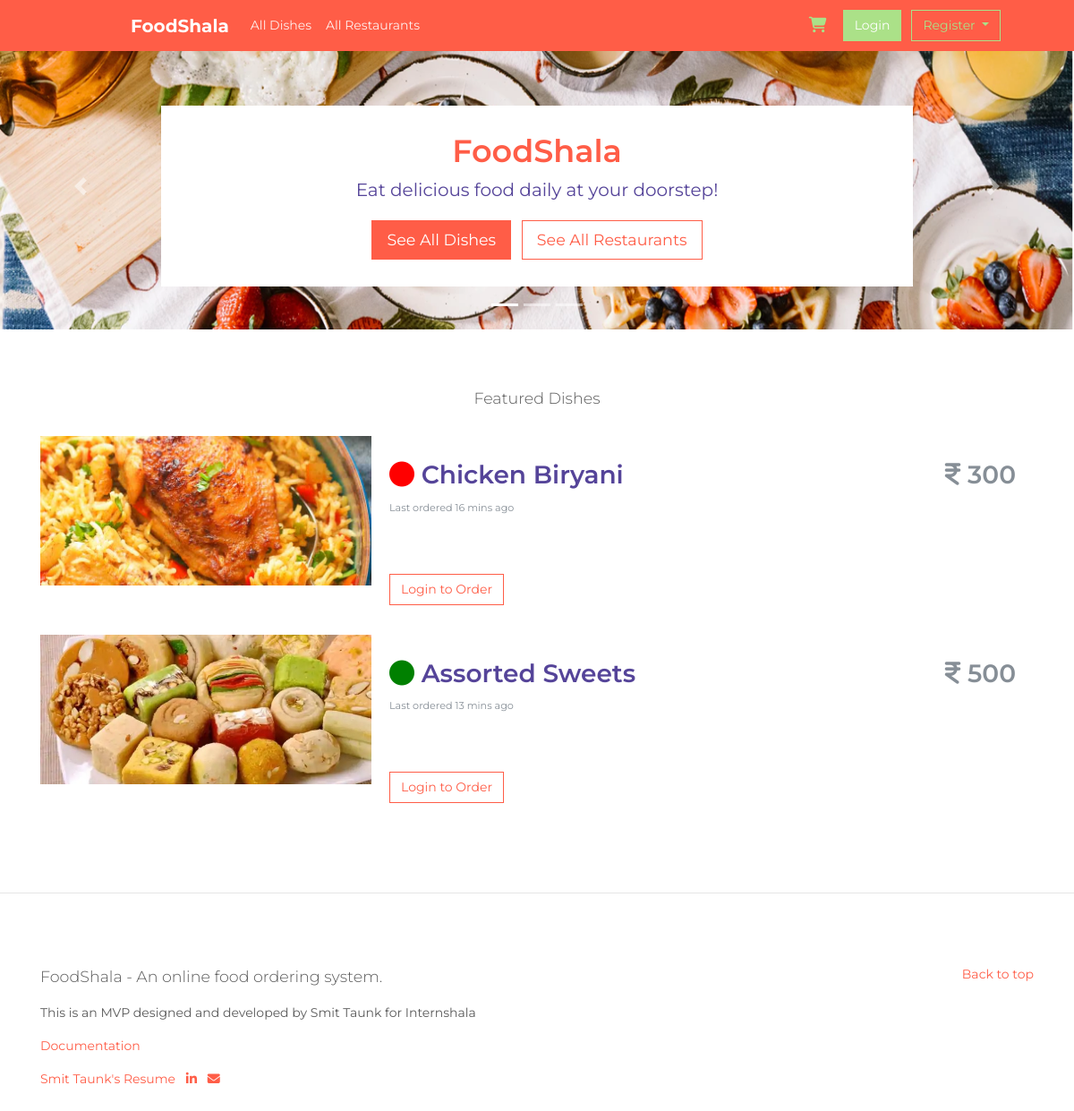
The page / on the database its author committed.
### tables this page shows
CREATE TABLE `food_items` (
  `food_id` int(11) NOT NULL,
  `restaurant_id` int(11) NOT NULL,
  `food_name` varchar(225) NOT NULL,
  `dish_type` varchar(225) NOT NULL,
  `serves` int(11) NOT NULL,
  `picture` varchar(225) NOT NULL,
  `cost` int(11) NOT NULL
);

### application/controllers/Foodshala.php (called while the page is built, shortened)
<?php
class Foodshala extends CI_Controller
{
	public function __construct()
	{
		$this->load->database();
		$this->load->library('session');
		$this->load->library('encryption');
		$this->load->helper('form');
		$this->load->helper('url');
		$this->load->helper('date');
		$this->load->model('Foodshala_model', 'foodshala');
	}
	public function index()
	{
		$data['food'] = $this->foodshala->get_featured_list();
		$this->load->view('header');
		$this->load->view('index', $data);
		$this->load->view('footer');
	}
}

### index.php (called while the page is built, shortened)
<?php
require_once BASEPATH.'core/CodeIgniter.php';

### application/models/Foodshala_model.php (called while the page is built, shortened)
<?php
class Foodshala_model extends CI_Model
{
    public function get_featured_list()
    {
        $sql = "select f.food_id, f.restaurant_id,  food_name, dish_type, serves, picture, cost, res_id, res_name, res_address  from food_items f join restaurants r on f.restaurant_id = r.res_id order by rand() limit 2";
        $query = $this->db->query($sql);
        return $query->result_array();
    }
}

### application/views/index.php (the view, shortened to what this page needs)
<main role="main">
  <div id="myCarousel" class="carousel slide" data-ride="carousel">
    <ol class="carousel-indicators">
      <li data-target="#myCarousel" data-slide-to="0" class="active"></li>
      <li data-target="#myCarousel" data-slide-to="1"></li>
      <li data-target="#myCarousel" data-slide-to="2"></li>
    </ol>
    <div class="carousel-inner">
      <div class="carousel-item active">
        <div class="container">
          <div class="carousel-caption">
            <h1 class="text-primary">FoodShala</h1>
            <p class="text-secondary">Eat delicious food daily at your doorstep!</p>
            <a class="mr-2 btn btn-lg btn-primary" href="<?php echo site_url('Foodshala/dishes'); ?>" role="button">See All Dishes</a>
            <a class="btn btn-lg btn-outline-primary" href="<?php echo site_url('Foodshala/restaurants'); ?>" role="button">See All Restaurants</a>
          </div>
        </div>
      </div>
    </div>
    <a class="carousel-control-prev" href="#myCarousel" role="button" data-slide="prev">
      <span class="carousel-control-prev-icon" aria-hidden="true"></span>
    </a>
    <a class="carousel-control-next" href="#myCarousel" role="button" data-slide="next">
      <span class="carousel-control-next-icon" aria-hidden="true"></span>
    </a>
  </div>
  <div class="container marketing">
    <p class="text-center lead">Featured Dishes </p>
    <?php foreach ($food as $row) {
    ?>
      <div class="  " style="min-width: 540px;">
        <div class="row no-gutters">
          <div class="col-md-4">
            <img src="<?php echo base_url() . $row['picture'] ?>" class="card-img card-img-top">
          </div>
          <div class="col-md-8">
            <div class="card-body">
              <h2 class="text-secondary "><i class="<?php echo $row['dish_type']; ?> fas fa-circle"></i> <?php echo ucwords($row['food_name']); ?> <p class="text-muted float-right large ml-5"><i class="fa fa-inr"> </i> <?php echo $row['cost'] ?></p></h2>
              <p class="card-text"><small class="text-muted ">Last ordered <?php echo rand(1, 20) ?> mins ago</small></p>
              <?php if (!$this->session->login_session) {
              ?>
                <button type="button" class="btn mt-5 btn-outline-primary" data-toggle="modal" data-target="#exampleModalLong"> Login to Order </button>
                <?php } ?>
            </div>
          </div>
        </div>
      </div>
    <?php } ?>
  </div>
  <hr class="featurette-divider">

### assets/css/carousel.css (style rules this page uses)
body { padding-top: 3rem; padding-bottom: 3rem; color: #5a5a5a; }
.carousel { margin-bottom: 4rem; }
.carousel-caption { background: rgb(255 255 255 / 1); bottom: 3rem; z-index: 10; padding: 30px; }
.carousel-item { height: 20rem; }
.marketing h2 { padding-top: 20px; font-weight: 600; }
.featurette-divider { margin: 5rem 0; }
@media (min-width: 40em) { .carousel-caption p { margin-bottom: 1.25rem; font-size: 1.25rem; line-height: 1.4; } }

### rows shown on the page
food_items: picture (picture), food_name "Chicken Biryani", cost "300"
food_items: picture (picture), food_name "Assorted Sweets", cost "500"
